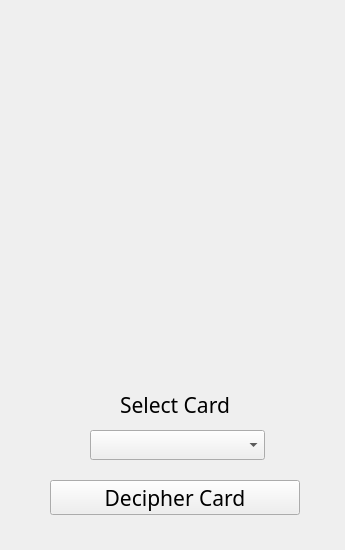
<?xml version="1.0" encoding="UTF-8"?>
<ui version="4.0">
 <class>Form</class>
 <widget class="QWidget" name="Form">
  <property name="geometry">
   <rect>
    <x>0</x>
    <y>0</y>
    <width>345</width>
    <height>550</height>
   </rect>
  </property>
  <property name="windowTitle">
   <string>Form</string>
  </property>
  <widget class="QLabel" name="single_img_label">
   <property name="geometry">
    <rect>
     <x>90</x>
     <y>40</y>
     <width>175</width>
     <height>315</height>
    </rect>
   </property>
   <property name="text">
    <string/>
   </property>
  </widget>
  <widget class="QComboBox" name="single_card_combo">
   <property name="geometry">
    <rect>
     <x>90</x>
     <y>430</y>
     <width>175</width>
     <height>30</height>
    </rect>
   </property>
   <property name="font">
    <font>
     <family>Adobe Hebrew</family>
     <pointsize>20</pointsize>
    </font>
   </property>
  </widget>
  <widget class="QPushButton" name="decipher_btn">
   <property name="geometry">
    <rect>
     <x>50</x>
     <y>480</y>
     <width>250</width>
     <height>35</height>
    </rect>
   </property>
   <property name="font">
    <font>
     <family>Adobe Hebrew</family>
     <pointsize>16</pointsize>
    </font>
   </property>
   <property name="text">
    <string>Decipher Card</string>
   </property>
  </widget>
  <widget class="QLabel" name="select_card_label">
   <property name="geometry">
    <rect>
     <x>120</x>
     <y>390</y>
     <width>111</width>
     <height>30</height>
    </rect>
   </property>
   <property name="font">
    <font>
     <family>Adobe Hebrew</family>
     <pointsize>16</pointsize>
    </font>
   </property>
   <property name="text">
    <string>Select Card:</string>
   </property>
  </widget>
 </widget>
 <resources/>
 <connections/>
</ui>
